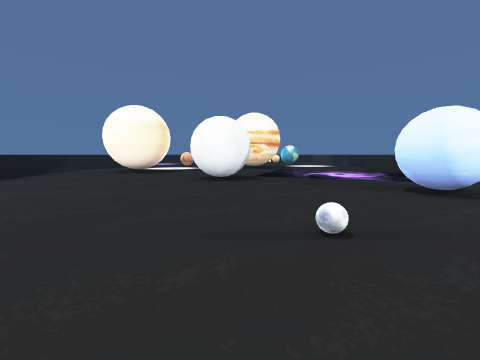
view 1 (above)

16 first-person views from a walk through a scene from a Unity 3-D project. The camera is 0.51 m above the floor, tilts 6° down and sees 90° across. The floor is counted in squares, 1 m on a side. Each view is taken from the middle of a square. On the plan, view 1 faces up. The plan holds only what a view shows up to about 9 squares ahead; the rest is blank. Some surface patterns are stand-ins.

view 2
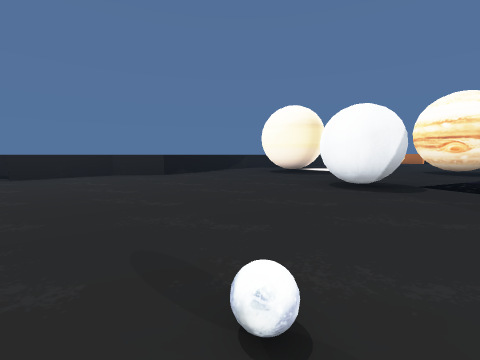

view 3
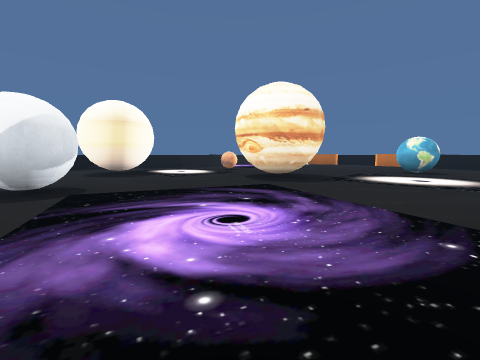

view 4
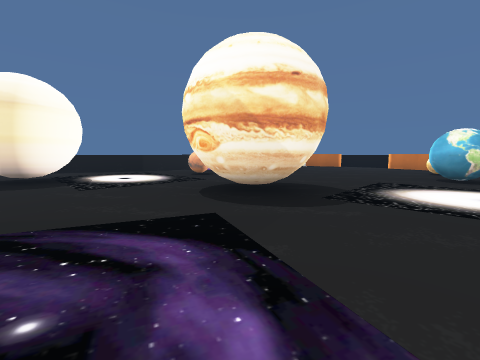

view 5
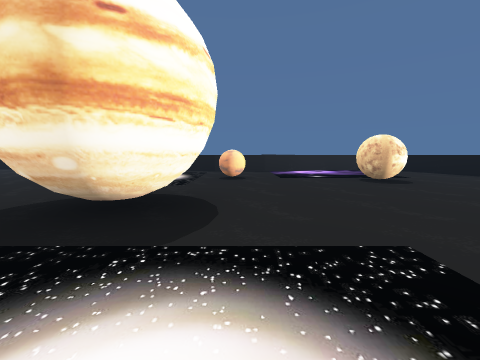

view 6
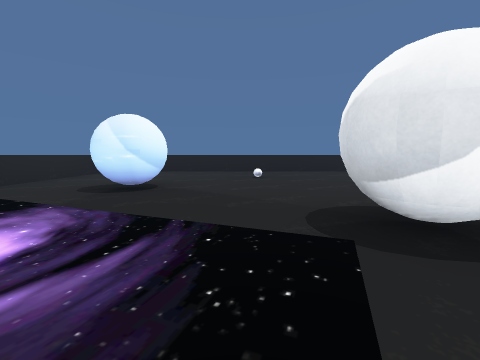

view 7
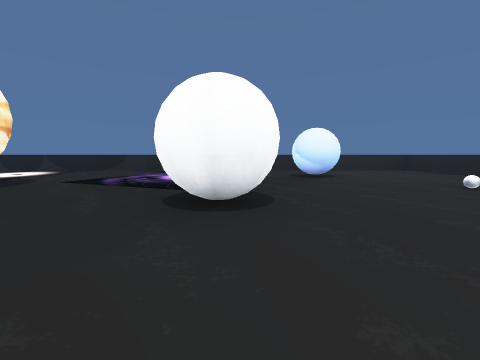

view 8
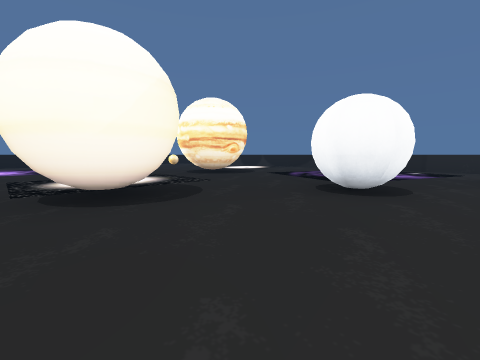

view 9
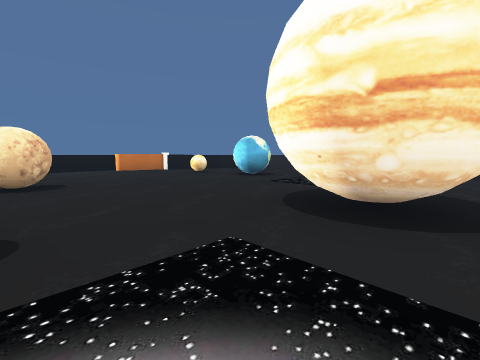

view 10
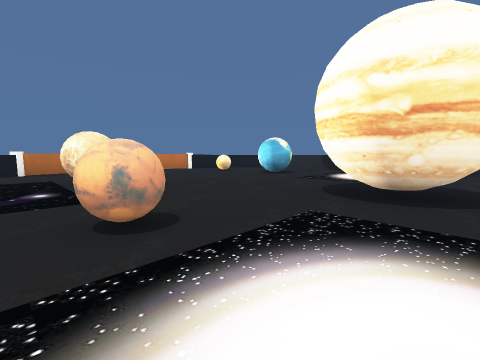

view 11
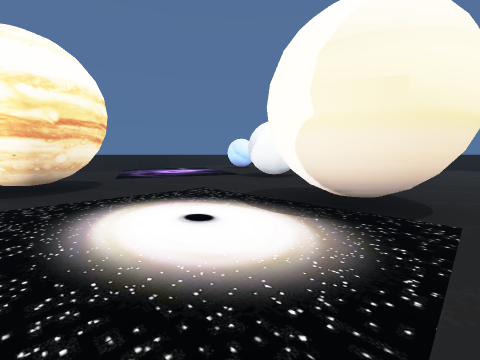

view 12
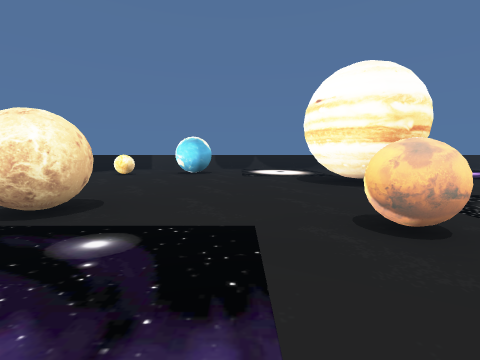

view 13
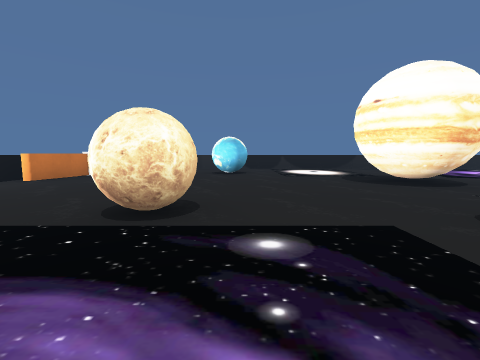

view 14
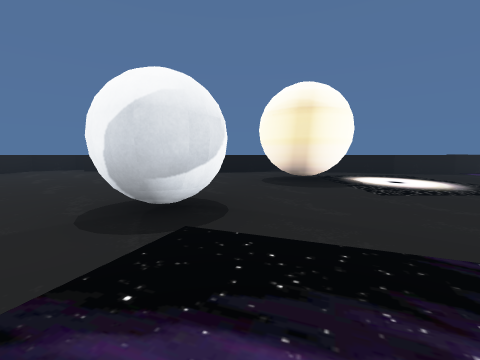

view 15
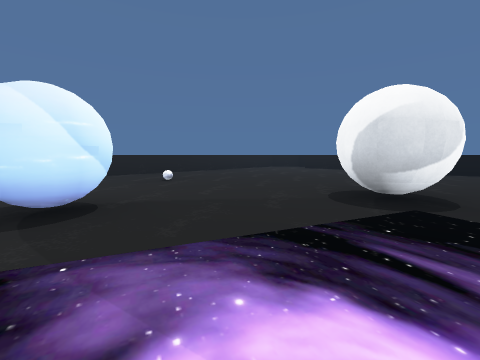

view 16
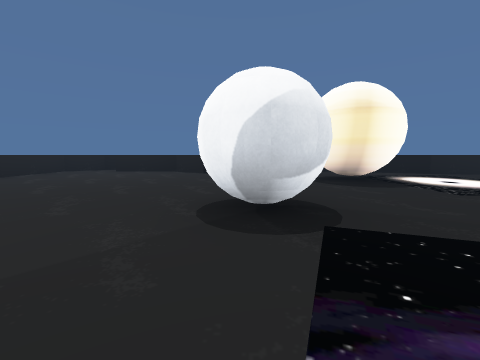

### Floor plan
Points are (right, up) in squares from view 1. A wall is a line through its corners. A room is listed if a view was taken in it or the views show most of it. See-through windows are left out.
Room 1 (views 1, 2, 3, 4, 5, 6, 7, 8, 9, 10, 11, 12, 13, 14, 15, 16)
walls: (-4.6, 10.3) (-5.5, 7.9) (-5.5, 7) (-4.9, 5.2); (4.7, 5.8) (4.3, 6.6) (4.1, 7.8) (4.9, 8.8) (4.9, 14.4) (4.1, 16.1) (2.4, 16.6); (-4.9, 5.3) (-4.7, 4) (-5.5, 3) (-5.5, 1); (-5.2, 15.1) (-4.4, 11.7) (-4.6, 10.2); (1.6, 16.8) (0.6, 17.1); (-2.1, 16.9) (-2.5, 16.8); (-3.3, 16.6) (-4.6, 16.2); (-6.3, 1.1) (-6.3, 0.4) (-5.5, -0.5) (4.9, -0.5) (4.9, 5.2) (4.7, 5.7); (1.1, 17.6) (-1, 17.6)
objects: other object (-4, 7) to (-2, 8); other object (-3, 17); other object (-2, 11); other object (-2, 14); ball (-1, 5) to (0, 6); other object (0, 9) to (1, 10); other object (1, 2); other object (2, 3) to (3, 4); other object (2, 13) to (3, 14); other object (2, 15); other object (2, 17)

Where each view was taken, in squares from view 1:
view 1: 0 up, 0 right, facing up
view 2: 1 up, 1 right, facing up-left
view 3: 5 up, 4 right, facing up-left
view 4: 7 up, 3 right, facing up-left
view 5: 11 up, 3 right, facing left
view 6: 7 up, 1 right, facing down
view 7: 5 up, 3 left, facing right
view 8: 4 up, 4 left, facing up-right
view 9: 9 up, 2 left, facing up-right
view 10: 9 up, 3 left, facing up-right
view 11: 10 up, 4 left, facing down-right
view 12: 12 up, 4 left, facing right
view 13: 13 up, 4 left, facing right
view 14: 6 up, 2 right, facing left
view 15: 6 up, 3 right, facing down-left
view 16: 5 up, 2 right, facing left
